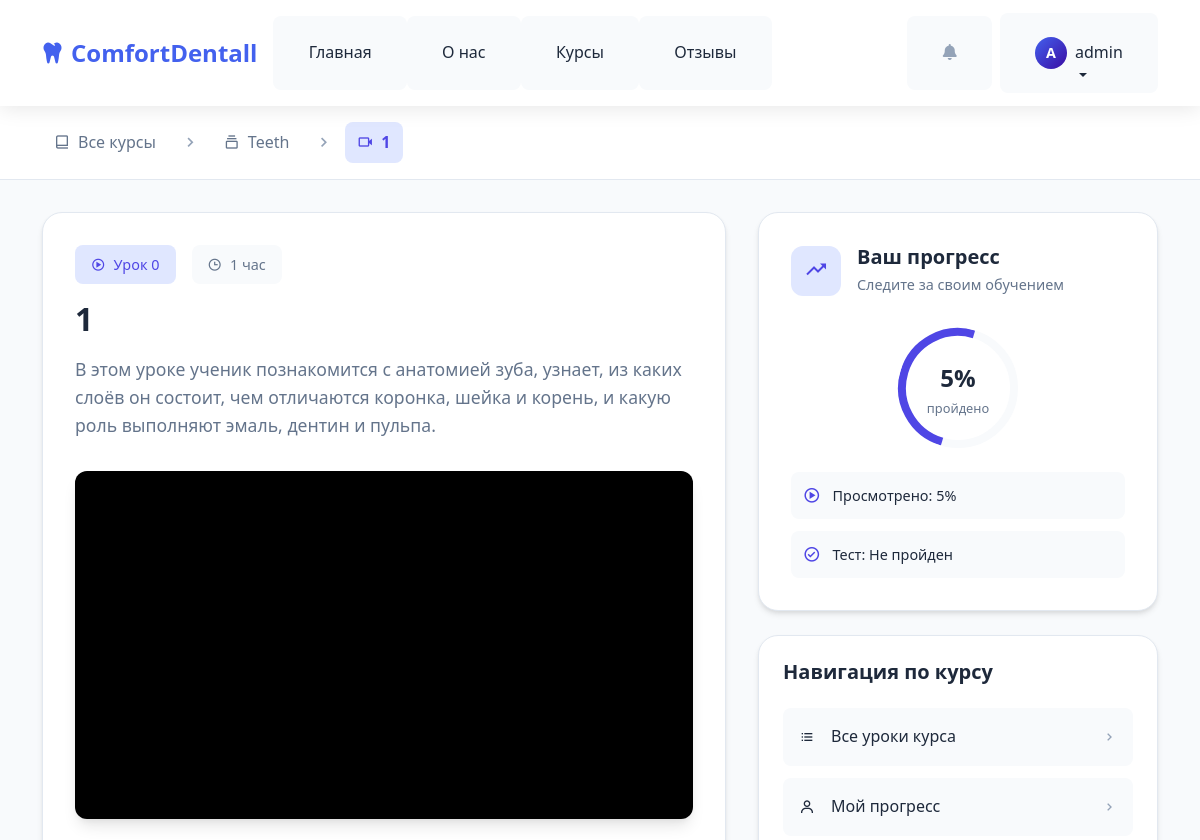
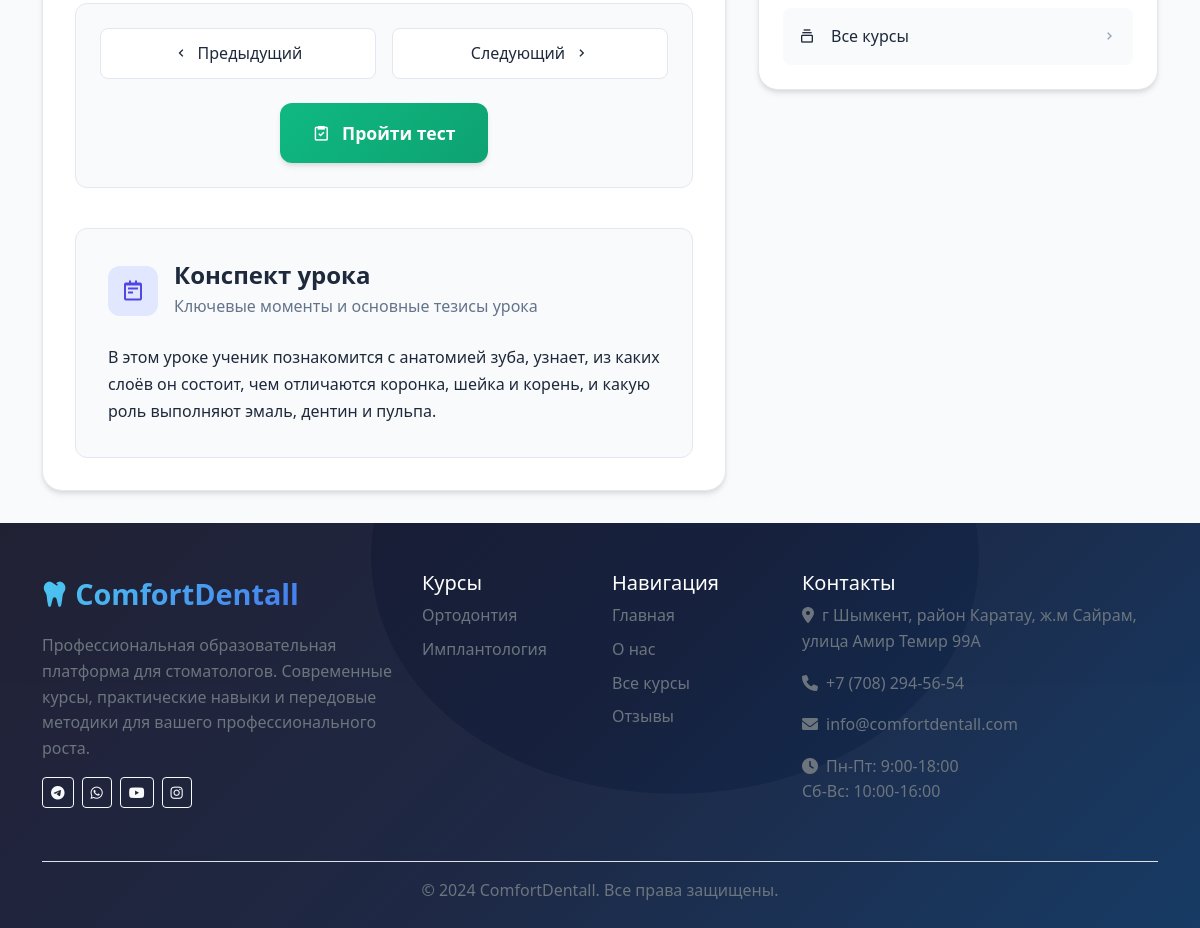
Page /lesson/1/ (signed in) on the earlier database version (2 pictures, top to bottom).
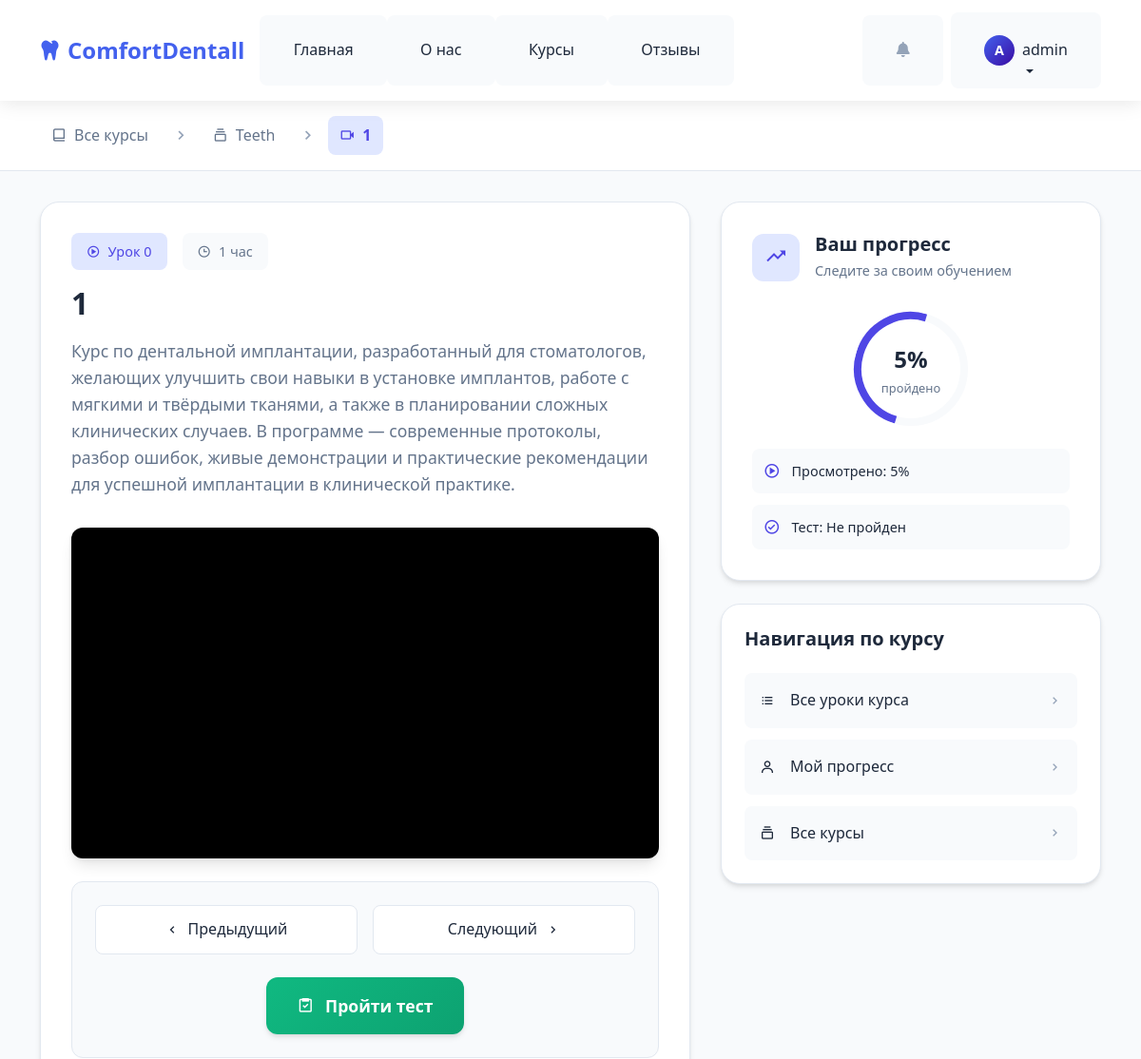
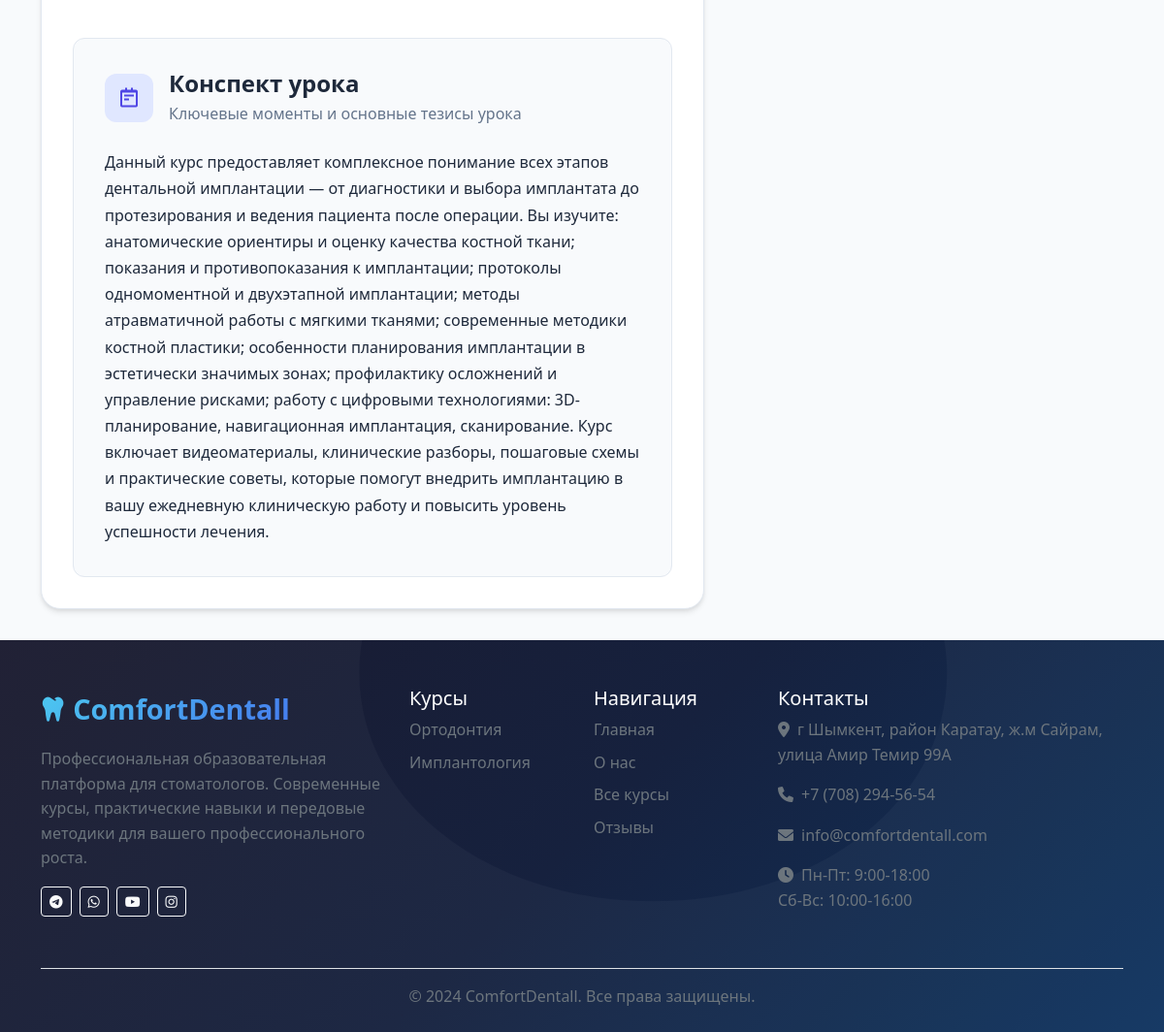
Same page on the later database version (2 pictures, top to bottom).
### app/models.py (models this page shows, shortened)
class Lesson(models.Model):
    course = models.ForeignKey(Course, on_delete=models.CASCADE, related_name='lessons')
    title = models.CharField(max_length=200)
    order = models.PositiveIntegerField(default=0, help_text="Порядок урока внутри курса")
    video_url = models.URLField(help_text="Ссылка на YouTube видео", blank=True)
    duration = models.CharField(max_length=50, blank=True, help_text="Например: 15 минут")
    description = models.TextField(blank=True)
    text_content = models.TextField(
        blank=True,
        null=True,
        help_text="Конспект урока: можно вставлять HTML"
    )
    class Meta:
        ordering = ['order']
        unique_together = (('course', 'order'),)  # не обязательно, но полезно

class Course(models.Model):
    title = models.CharField(max_length=200)
    description = models.TextField()
    image = models.ImageField(upload_to='course_images/')
    duration = models.CharField(max_length=100, help_text="Например: 2 месяца")
    created_at = models.DateTimeField(auto_now_add=True)
    is_active = models.BooleanField(default=True)

### app/views.py (the view)
# urls.py: path('lesson/<int:lesson_id>/', views.lesson_detail, name='lesson_detail'),
@login_required
def lesson_detail(request, lesson_id):
    lesson = get_object_or_404(Lesson, id=lesson_id)
    has_access = UserCourseAccess.objects.filter(
        user=request.user,
        course=lesson.course,
        is_active=True
    ).exists()
    if not has_access:
        messages.error(request, 'У вас нет доступа к этому уроку.')
        return redirect('courses:course_detail', course_id=lesson.course.id)
    UserProgress.objects.get_or_create(
        user=request.user,
        lesson=lesson,
        defaults={'is_completed': True}
    )
    questions = lesson.questions.all().prefetch_related('answers')
    return render(request, 'courses/lesson_detail.html', {
        'lesson': lesson,
        'questions': questions
    })

### app/templates/courses/lesson_detail.html (shortened to what this page needs)
{% extends 'app/base.html' %}
{% load static %}
{% load math_filters %}
{% block content %}
<div class="lesson-modern-container">
    <div class="lesson-navigation">
        <div class="container">
            <nav class="breadcrumb-nav">
                <a href="{% url 'courses:course_list' %}" class="breadcrumb-link">
                    <i class='bx bx-book-alt'></i>
                    Все курсы
                </a>
                <i class='bx bx-chevron-right breadcrumb-divider'></i>
                <a href="{% url 'courses:course_detail' lesson.course.id %}" class="breadcrumb-link">
                    <i class='bx bx-collection'></i>
                    {{ lesson.course.title }}
                </a>
                <i class='bx bx-chevron-right breadcrumb-divider'></i>
                <span class="breadcrumb-current">
                    <i class='bx bx-video'></i>
                    {{ lesson.title }}
                </span>
            </nav>
        </div>
    </div>
    <div class="container">
        <div class="lesson-layout">
            <div class="video-section">
                <div class="video-header">
                    <div class="lesson-meta">
                        <div class="course-badge">
                            <i class='bx bx-play-circle'></i>
                            Урок {{ lesson.order }}
                        </div>
                        <div class="duration-badge">
                            <i class='bx bx-time'></i>
                            {% if lesson.duration %}{{ lesson.duration }}{% else %}30 мин{% endif %}
                        </div>
                    </div>
                    <h1 class="lesson-title">{{ lesson.title }}</h1>
                    <p class="lesson-description">{{ lesson.description|default:"Практический урок с тестированием знаний" }}</p>
                </div>
                <div class="video-player-container">
                    <div class="video-wrapper">
                        <div class="video-placeholder">
                        </div>
                    </div>
                    <div class="video-controls">
                        <div class="control-group">
                            <button class="control-btn" id="prevLesson">
                                <i class='bx bx-chevron-left'></i>
                                Предыдущий
                            </button>
                            <button class="control-btn" id="nextLesson">
                                Следующий
                                <i class='bx bx-chevron-right'></i>
                            </button>
                        </div>
                        <div class="test-button-container">
                            <a href="{% url 'courses:lesson_test' lesson.id %}" class="take-test-btn">
                                <i class='bx bx-task'></i>
                                <span>Пройти тест</span>
                            </a>
                        </div>
                    </div>
                </div>
                {% if lesson.text_content %}
                <div class="lesson-summary-section">
                    <div class="section-header">
                        <div class="section-icon">
                            <i class='bx bx-notepad'></i>
                        </div>
                        <div class="section-info">
                            <h3>Конспект урока</h3>
                            <p>Ключевые моменты и основные тезисы урока</p>
                        </div>
                    </div>
                    <div class="summary-content">
                        {{ lesson.text_content|safe }}
                    </div>
                </div>
                {% endif %}
            </div>
            <div class="sidebar-section">
                <div class="progress-card">
                    <div class="progress-header">
                        <div class="progress-icon">
                            <i class='bx bx-trending-up'></i>
                        </div>
                        <div class="progress-info">
                            <h3>Ваш прогресс</h3>
                            <p>Следите за своим обучением</p>
                        </div>
                    </div>
                    <div class="progress-content">
                        <div class="progress-circle">
                            <div class="circle-bg"></div>
                            <div class="circle-progress"></div>
                            <div class="progress-text">
                                <span class="progress-percent">0%</span>
                                <span class="progress-label">пройдено</span>
                            </div>
                        </div>
                        <div class="progress-stats">
                            <div class="stat-item">
                                <i class='bx bx-play-circle'></i>
                                <span>Просмотрено: 0%</span>
                            </div>
                            <div class="stat-item">
                                <i class='bx bx-check-circle'></i>
                                <span>Тест: Не пройден</span>
                            </div>
                        </div>
                    </div>
                </div>
                <div class="lesson-navigation-card">
                    <h4>Навигация по курсу</h4>
                    <div class="navigation-list">
                        <a href="{% url 'courses:course_detail' lesson.course.id %}" class="nav-item">
                            <i class='bx bx-list-ul'></i>
                            <span>Все уроки курса</span>
                            <i class='bx bx-chevron-right'></i>
                        </a>
                        <a href="{% url 'courses:profile' %}" class="nav-item">
                            <i class='bx bx-user'></i>
                            <span>Мой прогресс</span>
                            <i class='bx bx-chevron-right'></i>
                        </a>
                        <a href="{% url 'courses:course_list' %}" class="nav-item">
                            <i class='bx bx-collection'></i>
                            <span>Все курсы</span>
                            <i class='bx bx-chevron-right'></i>
                        </a>
                    </div>
                </div>
            </div>
        </div>
    </div>
</div>
{% endblock %}
{% block extra_css %}
<link href="https://unpkg.com/boxicons@2.1.4/css/boxicons.min.css" rel="stylesheet">
{% endblock %}

### app/templates/app/base.html (shortened to what this page needs)
<!DOCTYPE html>
<html lang="ru">
<head>
    {% load static %}
    {% load widget_tweaks %}
    <link href="https://cdn.jsdelivr.net/npm/bootstrap@5.2.0/dist/css/bootstrap.min.css" rel="stylesheet">
    <link href="https://unpkg.com/boxicons@2.1.4/css/boxicons.min.css" rel="stylesheet">
    <link href="https://cdnjs.cloudflare.com/ajax/libs/font-awesome/6.0.0/css/all.min.css" rel="stylesheet">
    <link href="https://unpkg.com/aos@2.3.1/dist/aos.css" rel="stylesheet">
    <link rel="stylesheet" href="{% static 'css/variables.css' %}">
    {% block extra_css %}{% endblock %}
</head>
<body>
    <nav class="navbar navbar-expand-lg navbar-light sticky-top">
        <div class="container">
            <a class="navbar-brand" href="/">
                <i class="fas fa-tooth me-2"></i>ComfortDentall
            </a>
            <div class="collapse navbar-collapse" id="navbarNav">
                <ul class="navbar-nav me-auto">
                    <li class="nav-item">
                        <a class="nav-link" href="/">Главная</a>
                    </li>
                    <li class="nav-item">
                        <a class="nav-link" href="#about">О нас</a>
                    </li>
                    <li class="nav-item">
                        <a class="nav-link" href="#courses">Курсы</a>
                    </li>
                    <li class="nav-item">
                        <a class="nav-link" href="#testimonials">Отзывы</a>
                    </li>
                </ul>
                <div class="navbar-nav align-items-center">
                    {% if user.is_authenticated %}
                        <div class="nav-item dropdown me-2 notification-dropdown">
                            <a class="nav-link position-relative" href="#" data-bs-toggle="dropdown">
                                <i class="fas fa-bell"></i>
                            </a>
                        </div>
                        <div class="nav-item dropdown user-menu">
                            <a class="nav-link dropdown-toggle d-flex align-items-center" href="#" data-bs-toggle="dropdown">
                                {% if user.profile.avatar %}
                                    <img src="{{ user.profile.avatar.url }}" alt="Аватар" class="user-avatar me-2">
                                {% else %}
                                    <div class="avatar-placeholder me-2">
                                        {{ user.username|first|upper }}
                                    </div>
                                {% endif %}
                                <span>{{ user.username }}</span>
                            </a>
                        </div>
                    {% endif %}
                </div>
            </div>
        </div>
    </nav>
    <main>
        {% block content %}{% endblock %}
    </main>
    <footer class="footer pt-5 pb-4">
        <div class="container footer-content">
            <div class="row">
                <div class="col-lg-4 col-md-6 mb-4">
                    <div class="footer-brand">
                        <i class="fas fa-tooth me-2"></i>ComfortDentall
                    </div>
                    <p class="text-muted">
                        Профессиональная образовательная платформа для стоматологов.
                        Современные курсы, практические навыки и передовые методики
                        для вашего профессионального роста.
                    </p>
                    <div class="social-links d-flex gap-2">
                        <a href="https://t.me/Comfort_dental_bot" class="btn btn-outline-light btn-sm" target="_blank">
                            <i class="fab fa-telegram"></i>
                        </a>
                        <a href="https://wa.me/7064275444" class="btn btn-outline-light btn-sm" target="_blank">
                            <i class="fab fa-whatsapp"></i>
                        </a>
                        <a href="https://www.youtube.com/@CoMFoRT-2022" class="btn btn-outline-light btn-sm" target="_blank">
                            <i class="fab fa-youtube"></i>
                        </a>
                        <a href="https://www.instagram.com/comfort_dentall/" class="btn btn-outline-light btn-sm" target="_blank">
                            <i class="fab fa-instagram"></i>
                        </a>
                    </div>
                </div>
                <div class="col-lg-2 col-md-6 mb-4">
                    <h5 class="text-white">Курсы</h5>
                    <div class="d-flex flex-column gap-2">
                        <a href="#orthodontics" class="text-muted text-decoration-none">Ортодонтия</a>
                        <a href="#implantology" class="text-muted text-decoration-none">Имплантология</a>
                    </div>
                </div>
                <div class="col-lg-2 col-md-6 mb-4">
                    <h5 class="text-white">Навигация</h5>
                    <div class="d-flex flex-column gap-2">
                        <a href="/" class="text-muted text-decoration-none">Главная</a>
                        <a href="#about" class="text-muted text-decoration-none">О нас</a>
                        <a href="#courses" class="text-muted text-decoration-none">Все курсы</a>
                        <a href="#testimonials" class="text-muted text-decoration-none">Отзывы</a>
                    </div>
                </div>
                <div class="col-lg-4 col-md-6 mb-4">
                    <h5 class="text-white">Контакты</h5>
                    <div class="text-muted">
                        <p><i class="fas fa-map-marker-alt me-2"></i>г Шымкент, район Каратау, ж.м Cайрам, улица Амир Темир 99A</p>
                        <p><i class="fas fa-phone me-2"></i>+7 (708) 294-56-54</p>
                        <p><i class="fas fa-envelope me-2"></i>info@comfortdentall.com</p>
                        <p><i class="fas fa-clock me-2"></i>Пн-Пт: 9:00-18:00<br>Сб-Вс: 10:00-16:00</p>
                    </div>
                </div>
            </div>
            <div class="footer-bottom border-top pt-3 mt-3">
                <div class="row align-items-center">
                    <div class="col-md-12">
                        <div class="text-center text-muted">
                            &copy; 2024 ComfortDentall. Все права защищены.
                        </div>
                    </div>
                </div>
            </div>
        </div>
    </footer>
</body>
</html>

Differences in the rows shown:
changed Lesson "1 час": description "В этом уроке ученик познакомится с анатомией зуба, узнает, из каких слоёв он состоит, чем отличаются коронка, шейка и корень, и какую роль выполняют эмаль, дентин и пульпа." → "Курс по дентальной имплантации, разработанный для стоматологов, желающих улучшить свои навыки в установке имплантов, работе с мягкими и твёрдыми тканями, а также в планировании сложных клинических случаев. В программе — современные протоколы, разбор ошибок, живые демонстрации и практические рекомендации для успешной имплантации в клинической практике."; text_content "В этом уроке ученик познакомится с анатомией зуба, узнает, из каких слоёв он состоит, чем отличаются коронка, шейка и корень, и какую роль выполняют эмаль, дентин и пульпа." → "Данный курс предоставляет комплексное понимание всех этапов дентальной имплантации — от диагностики и выбора имплантата до протезирования и ведения пациента после операции. Вы изучите: анатомические ориентиры и оценку качества костной ткани; показания и противопоказания к имплантации; протоколы одномоментной и двухэтапной имплантации; методы атравматичной работы с мягкими тканями; современные методики костной пластики; особенности планирования имплантации в эстетически значимых зонах; профилактику осложнений и управление рисками; работу с цифровыми технологиями: 3D-планирование, навигационная имплантация, сканирование. Курс включает видеоматериалы, клинические разборы, пошаговые схемы и…"
